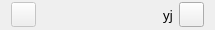
         <widget class="QFrame" name="frame_dataBar">
          <property name="minimumSize">
           <size>
            <width>0</width>
            <height>30</height>
           </size>
          </property>
          <property name="maximumSize">
           <size>
            <width>16777215</width>
            <height>30</height>
           </size>
          </property>
          <property name="styleSheet">
           <string notr="true"/>
          </property>
          <property name="frameShape">
           <enum>QFrame::NoFrame</enum>
          </property>
          <property name="frameShadow">
           <enum>QFrame::Raised</enum>
          </property>
          <property name="lineWidth">
           <number>0</number>
          </property>
          <layout class="QHBoxLayout" name="horizontalLayout_9">
           <property name="topMargin">
            <number>2</number>
           </property>
           <property name="bottomMargin">
            <number>2</number>
           </property>
           <item>
            <widget class="QPushButton" name="btn_user_data_2">
             <property name="enabled">
              <bool>false</bool>
             </property>
             <property name="sizePolicy">
              <sizepolicy hsizetype="Fixed" vsizetype="Fixed">
               <horstretch>0</horstretch>
               <verstretch>0</verstretch>
              </sizepolicy>
             </property>
             <property name="minimumSize">
              <size>
               <width>25</width>
               <height>25</height>
              </size>
             </property>
             <property name="maximumSize">
              <size>
               <width>25</width>
               <height>25</height>
              </size>
             </property>
             <property name="styleSheet">
              <string notr="true"/>
             </property>
             <property name="text">
              <string/>
             </property>
             <property name="iconSize">
              <size>
               <width>20</width>
               <height>20</height>
              </size>
             </property>
            </widget>
           </item>
           <item>
            <widget class="QLabel" name="label_user_id_data_2">
             <property name="enabled">
              <bool>true</bool>
             </property>
             <property name="styleSheet">
              <string notr="true">color:transparent</string>
             </property>
             <property name="text">
              <string>yj</string>
             </property>
             <property name="textFormat">
              <enum>Qt::AutoText</enum>
             </property>
            </widget>
           </item>
           <item>
            <spacer name="horizontalSpacer_20">
             <property name="orientation">
              <enum>Qt::Horizontal</enum>
             </property>
             <property name="sizeHint" stdset="0">
              <size>
               <width>40</width>
               <height>20</height>
              </size>
             </property>
            </spacer>
           </item>
           <item>
            <widget class="QLabel" name="icon_home_3">
             <property name="minimumSize">
              <size>
               <width>20</width>
               <height>20</height>
              </size>
             </property>
             <property name="maximumSize">
              <size>
               <width>20</width>
               <height>20</height>
              </size>
             </property>
             <property name="text">
              <string/>
             </property>
             <property name="pixmap">
              <pixmap resource="../src/ressources.qrc">:/icons/icons/data_w.png</pixmap>
             </property>
             <property name="scaledContents">
              <bool>true</bool>
             </property>
             <property name="alignment">
              <set>Qt::AlignCenter</set>
             </property>
            </widget>
           </item>
           <item>
            <spacer name="horizontalSpacer_21">
             <property name="orientation">
              <enum>Qt::Horizontal</enum>
             </property>
             <property name="sizeHint" stdset="0">
              <size>
               <width>40</width>
               <height>20</height>
              </size>
             </property>
            </spacer>
           </item>
           <item>
            <widget class="QLabel" name="label_user_id_data">
             <property name="font">
              <font>
               <family>Century Gothic</family>
               <pointsize>10</pointsize>
               <weight>50</weight>
               <italic>false</italic>
               <bold>false</bold>
              </font>
             </property>
             <property name="styleSheet">
              <string notr="true">font:10pt;</string>
             </property>
             <property name="text">
              <string>yj</string>
             </property>
             <property name="textFormat">
              <enum>Qt::AutoText</enum>
             </property>
            </widget>
           </item>
           <item>
            <widget class="QPushButton" name="btn_user_data">
             <property name="sizePolicy">
              <sizepolicy hsizetype="Fixed" vsizetype="Fixed">
               <horstretch>0</horstretch>
               <verstretch>0</verstretch>
              </sizepolicy>
             </property>
             <property name="minimumSize">
              <size>
               <width>25</width>
               <height>25</height>
              </size>
             </property>
             <property name="maximumSize">
              <size>
               <width>25</width>
               <height>25</height>
              </size>
             </property>
             <property name="text">
              <string/>
             </property>
             <property name="icon">
              <iconset resource="../src/ressources.qrc">
               <normaloff>:/icons/icons/user_w.png</normaloff>:/icons/icons/user_w.png</iconset>
             </property>
             <property name="iconSize">
              <size>
               <width>20</width>
               <height>20</height>
              </size>
             </property>
            </widget>
           </item>
          </layout>
         </widget>
